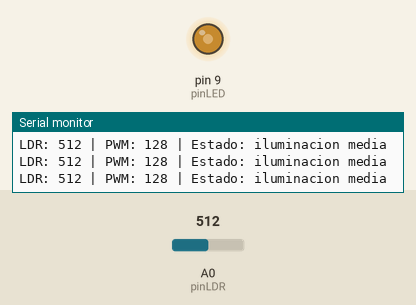
Recording of a sketch running on a simulated Arduino Uno, built with avr-gcc and run on an emulated ATmega328P. Shown: output pins drawn as LEDs (lit = HIGH), the last lines printed to the serial monitor. Inputs (shaded band) come from the test bench; at power-on: A0 (pinLDR) = 512.

Above: at 1.2 s.
1.3 s: A0 (pinLDR) set to 356
At 2.7 s:
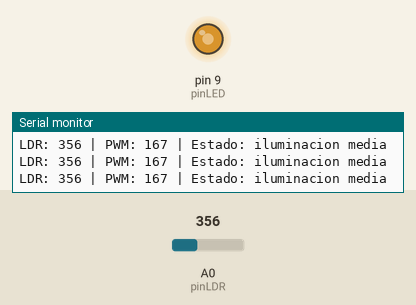
3.0 s: A0 (pinLDR) set to 328
At 4.0 s:
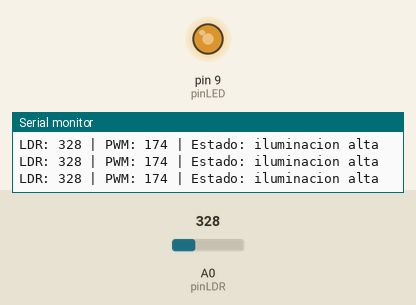
5.1 s: A0 (pinLDR) set to 900
At 5.9 s:
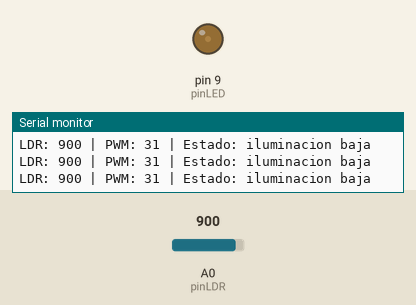
6.6 s: A0 (pinLDR) set to 1023
At 7.1 s:
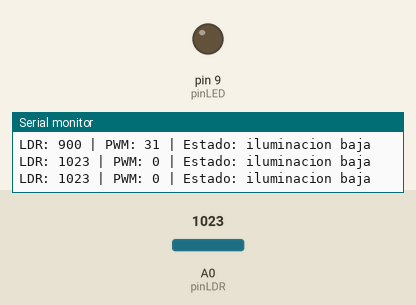
8.1 s: A0 (pinLDR) set to 710
At 8.4 s:
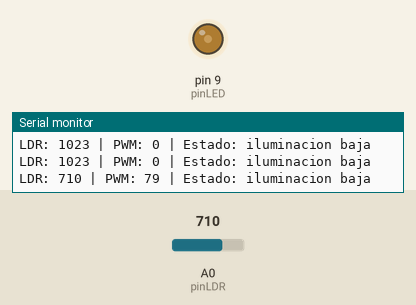
9.6 s: A0 (pinLDR) set to 686
At 10.9 s:
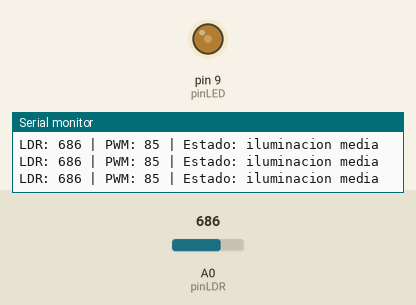
Timing chart, 0 to 12.1 s (numbered marks = the images above; inputs shaded):
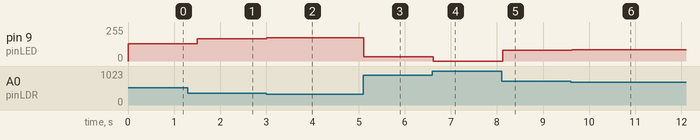

Measured:
- after the input at 1.3 s, pin 9 (pinLED): 128/255 → 167/255 after 0.20 s
- after the input at 3.0 s, pin 9 (pinLED): 167/255 → 174/255 at once
- after the input at 5.1 s, pin 9 (pinLED): 174/255 → 31/255 at once
- after the input at 6.6 s, pin 9 (pinLED): 31/255 → 0/255 at once
- after the input at 8.1 s, pin 9 (pinLED): 0/255 → 79/255 at once
- after the input at 9.6 s, pin 9 (pinLED): 79/255 → 85/255 at once

The sketch:

semana-12.ino
```cpp
const int pinLDR = A0;
const int pinLED = 9;
int nivelLuz = 0;
int brilloLED = 0;
void setup() {
  pinMode(pinLED, OUTPUT);
  Serial.begin(9600);
}
void loop() {
  // Leer el nivel de iluminación.
  nivelLuz = analogRead(pinLDR);
  // Convertir e invertir los intervalos.
  brilloLED = map(nivelLuz, 0, 1023, 255, 0);
  brilloLED = constrain(brilloLED, 0, 255);
  // Aplicar el brillo mediante PWM.
  analogWrite(pinLED, brilloLED);
  // Mostrar datos para verificar.
  Serial.print("LDR: ");
  Serial.print(nivelLuz);
  Serial.print(" | PWM: ");
  Serial.print(brilloLED);
  Serial.print(" | Estado: ");
  if (brilloLED > 170) {
    Serial.println("iluminacion alta");
  } else if (brilloLED > 80) {
    Serial.println("iluminacion media");
  } else {
    Serial.println("iluminacion baja");
  }
  delay(300);
}
```
